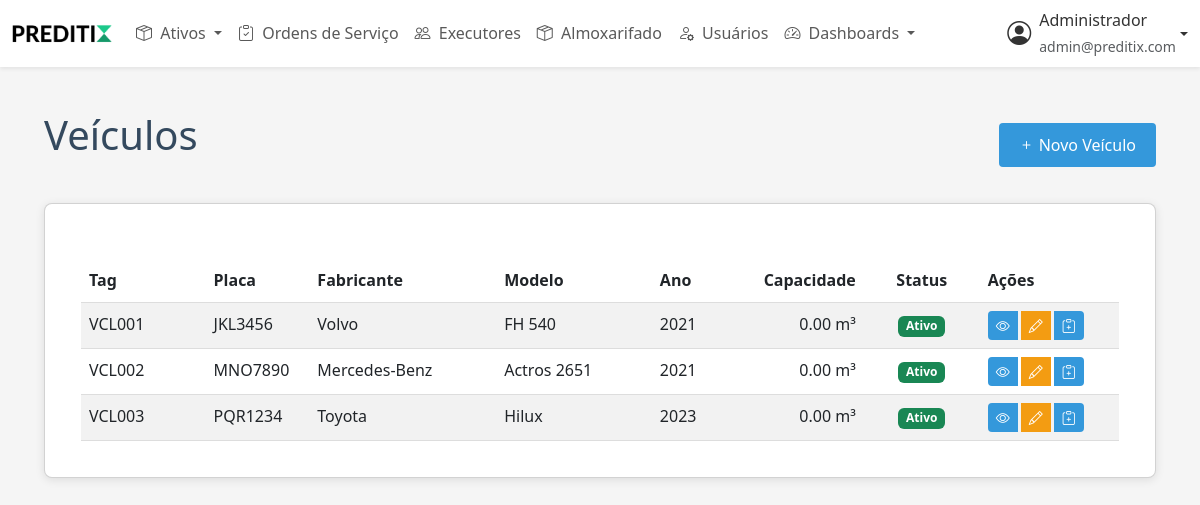
Screenshot of /veiculos.php (signed in) with the database file from the repository.
### tables this page shows
CREATE TABLE IF NOT EXISTS `veiculos` (
  `id` int NOT NULL AUTO_INCREMENT,
  `tipo` enum('caminhao_toco','cavalo_mecanico_eixo_simples','cavalo_mecanico_trucado','veiculo_leve_administrativo','veiculo_leve_operacional') NOT NULL,
  `tag` varchar(50) DEFAULT NULL,
  `placa` varchar(10) DEFAULT NULL,
  `fabricante` varchar(100) DEFAULT NULL,
  `modelo` varchar(100) DEFAULT NULL,
  `ano_fabricacao` int DEFAULT NULL,
  `chassi` varchar(50) DEFAULT NULL,
  `renavam` varchar(50) DEFAULT NULL,
  `proprietario` varchar(100) DEFAULT NULL,
  `tara` decimal(10,2) DEFAULT NULL,
  `lotacao` decimal(10,2) DEFAULT NULL,
  `peso_bruto_total` decimal(10,2) DEFAULT NULL,
  `peso_bruto_total_combinado` decimal(10,2) DEFAULT NULL,
  `capacidade_maxima_tracao` decimal(10,2) DEFAULT NULL,
  `cor` varchar(50) DEFAULT NULL,
  `foto` varchar(255) DEFAULT NULL,
  `status` enum('ativo','inativo','manutencao') DEFAULT 'ativo',
  `data_criacao` timestamp NULL DEFAULT CURRENT_TIMESTAMP,
  `data_atualizacao` timestamp NULL DEFAULT CURRENT_TIMESTAMP ON UPDATE CURRENT_TIMESTAMP,
  PRIMARY KEY (`id`),
  UNIQUE KEY `tag` (`tag`),
  UNIQUE KEY `placa` (`placa`)
);

### classes/Ativo.php (called while the page is built, shortened)
<?php
require_once __DIR__ . '/Database.php';
abstract class Ativo {
    public function __construct() {
        $this->db = new Database();
    }
}

### classes/Veiculo.php (called while the page is built, shortened)
<?php
require_once __DIR__ . '/Ativo.php';
class Veiculo extends Ativo {
    public function listar() {
        $sql = "SELECT * FROM veiculos ORDER BY tag";
        return $this->db->query($sql);
    }
}

### classes/Database.php (called while the page is built, shortened)
<?php
class Database {
    private $pdo;
    public function __construct() {
        try {
            $this->pdo = new PDO(
                "mysql:host=" . DB_HOST . ";dbname=" . DB_NAME . ";charset=utf8",
                DB_USER,
                DB_PASS,
                [
                    PDO::ATTR_ERRMODE => PDO::ERRMODE_EXCEPTION,
                    PDO::ATTR_DEFAULT_FETCH_MODE => PDO::FETCH_ASSOC,
                    PDO::ATTR_EMULATE_PREPARES => false
                ]
            );
        } catch (PDOException $e) {
            error_log("Erro na conexão com o banco de dados: " . $e->getMessage());
            throw new Exception("Não foi possível conectar ao banco de dados. Por favor, tente novamente mais tarde.");
        }
    }
    public function query($sql, $params = []) {
        try {
            $stmt = $this->pdo->prepare($sql);
            $stmt->execute($params);
            $result = $stmt->fetchAll(PDO::FETCH_ASSOC);
            return is_array($result) ? $result : [];
        } catch (PDOException $e) {
            error_log("Erro na consulta SQL: " . $e->getMessage() . "\nSQL: " . $sql . "\nParâmetros: " . print_r($params, true));
            throw new Exception("Erro ao buscar dados. Por favor, tente novamente mais tarde.");
        }
    }
}

### veiculos.php (the view, shortened to what this page needs)
<?php
require_once 'classes/Veiculo.php';
$veiculo = new Veiculo();
include 'includes/header.php';
$veiculos = $veiculo->listar();
?>
<div class="container">
    <div class="d-flex justify-content-between align-items-center mb-4">
        <h1>Veículos</h1>
        <a href="form_veiculo.php" class="btn btn-primary">
            <i class="bi bi-plus"></i> Novo Veículo
        </a>
    </div>
    <div class="card">
        <div class="card-body">
            <div class="table-responsive">
                <table class="table table-striped table-hover table-ativos">
                    <thead>
                        <tr>
                            <th class="col-tag">Tag</th>
                            <th class="col-placa">Placa</th>
                            <th class="col-fabricante">Fabricante</th>
                            <th class="col-modelo">Modelo</th>
                            <th class="col-ano">Ano</th>
                            <th class="table-cell-number">Capacidade</th>
                            <th class="table-cell-status">Status</th>
                            <th class="table-cell-actions">Ações</th>
                        </tr>
                    </thead>
                    <tbody>
                        <?php foreach ($veiculos as $v): ?>
                            <tr>
                                <td class="table-cell-text" title="<?php echo htmlspecialchars($v['tag'] ?? ''); ?>"><?php echo htmlspecialchars($v['tag'] ?? ''); ?></td>
                                <td class="table-cell-text" title="<?php echo htmlspecialchars($v['placa'] ?? ''); ?>"><?php echo htmlspecialchars($v['placa'] ?? ''); ?></td>
                                <td class="table-cell-text" title="<?php echo htmlspecialchars($v['fabricante'] ?? ''); ?>"><?php echo htmlspecialchars($v['fabricante'] ?? ''); ?></td>
                                <td class="table-cell-text" title="<?php echo htmlspecialchars($v['modelo'] ?? ''); ?>"><?php echo htmlspecialchars($v['modelo'] ?? ''); ?></td>
                                <td class="table-cell-text" title="<?php echo htmlspecialchars($v['ano_fabricacao'] ?? ''); ?>"><?php echo htmlspecialchars($v['ano_fabricacao'] ?? ''); ?></td>
                                <td class="table-cell-number"><?php echo number_format($v['capacidade_volumetrica'] ?? 0, 2); ?> m³</td>
                                <td class="table-cell-status">
                                    <span class="badge bg-<?php echo $v['status'] === 'ativo' ? 'success' : ($v['status'] === 'inativo' ? 'danger' : 'warning'); ?>">
                                        <?php echo ucfirst($v['status'] ?? ''); ?>
                                    </span>
                                </td>
                                <td class="table-cell-actions">
                                    <div class="btn-group">
                                        <a href="detalhes_veiculo.php?id=<?php echo $v['id']; ?>" class="btn btn-sm" title="Visualizar">
                                            <i class="bi bi-eye"></i>
                                        </a>
                                        <a href="form_veiculo.php?id=<?php echo $v['id']; ?>" class="btn btn-sm btn-warning" title="Editar">
                                            <i class="bi bi-pencil"></i>
                                        </a>
                                        <a href="ordens_servico/os.php?tipo=veiculo&id_equipamento=<?php echo $v['id']; ?>" class="btn btn-sm btn-success" title="Nova OS">
                                            <i class="bi bi-clipboard-plus"></i>
                                        </a>
                                    </div>
                                </td>
                            </tr>
                        <?php endforeach; ?>
                    </tbody>
                </table>
            </div>
        </div>
    </div>
</div>

### assets/css/style.css (style rules this page uses)
:root { --primary-color: #3498db; --secondary-color: #2ecc71; --danger-color: #e74c3c; --warning-color: #f39c12; --light-color: #ecf0f1; --dark-color: #34495e; --white: #ffffff; --gray: #95a5a6; }
* { margin: 0; padding: 0; box-sizing: border-box; font-family: 'Segoe UI', Tahoma, Geneva, Verdana, sans-serif; }
body { background-color: #f5f5f5; color: #333; line-height: 1.6; }
.container { max-width: 1200px; margin: 0 auto; padding: 20px; }
.card { background-color: var(--white); border-radius: 8px; box-shadow: 0 2px 10px rgba(0, 0, 0, 0.1); padding: 20px; margin-bottom: 20px; }
h1, h2, h3, h4, h5, h6 { margin-bottom: 20px; color: var(--dark-color); }
.btn { display: inline-block; padding: 10px 20px; background-color: var(--primary-color); color: white; border: none; border-radius: 4px; cursor: pointer; text-decoration: none; font-size: 16px; transition: background-color 0.3s; }
.btn-primary { background-color: var(--primary-color); }
.btn-warning { background-color: var(--warning-color); }
.btn-sm { padding: 5px 10px; font-size: 14px; }
table { width: 100%; border-collapse: collapse; margin-top: 20px; }
th, td { padding: 12px 15px; text-align: left; border-bottom: 1px solid #ddd; }
th { background-color: var(--primary-color); color: white; }

### includes/header.php (style rules this page uses)
.table-ativos { width: 100%; table-layout: fixed; margin-bottom: 0; }
.table-ativos th, .table-ativos td { padding: 0.5rem; vertical-align: middle; }
.table-cell-text { max-width: none; white-space: nowrap; overflow: hidden; text-overflow: ellipsis; }
.table-cell-actions { white-space: nowrap; width: 120px; padding-right: 0; }
.table-cell-status { width: 100px; text-align: center; }
.table-cell-number { width: 120px; text-align: right; }
.col-tag { width: 12%; }
.col-placa { width: 10%; }
.col-fabricante { width: 18%; }
.col-modelo { width: 15%; }
.col-ano { width: 7%; }
.btn-group { gap: 0.25rem; }
.btn-group .btn { padding: 0.25rem 0.5rem; }
.btn-group .btn i { font-size: 0.875rem; }
.table-responsive { overflow-x: hidden; }
.card-body { padding: 1rem; }

### rows the page displays
veiculos: tag "VCL001", placa "JKL3456", fabricante "Volvo", modelo "FH 540", ano_fabricacao "2021", capacidade_volumetrica "0.00", status "Ativo"
veiculos: tag "VCL002", placa "MNO7890", fabricante "Mercedes-Benz", modelo "Actros 2651", ano_fabricacao "2021", capacidade_volumetrica "0.00", status "Ativo"
veiculos: tag "VCL003", placa "PQR1234", fabricante "Toyota", modelo "Hilux", ano_fabricacao "2023", capacidade_volumetrica "0.00", status "Ativo"

### other values shown
$_SESSION['usuario_nome'] "Administrador"
$_SESSION['usuario_email'] "admin@preditix.com"
